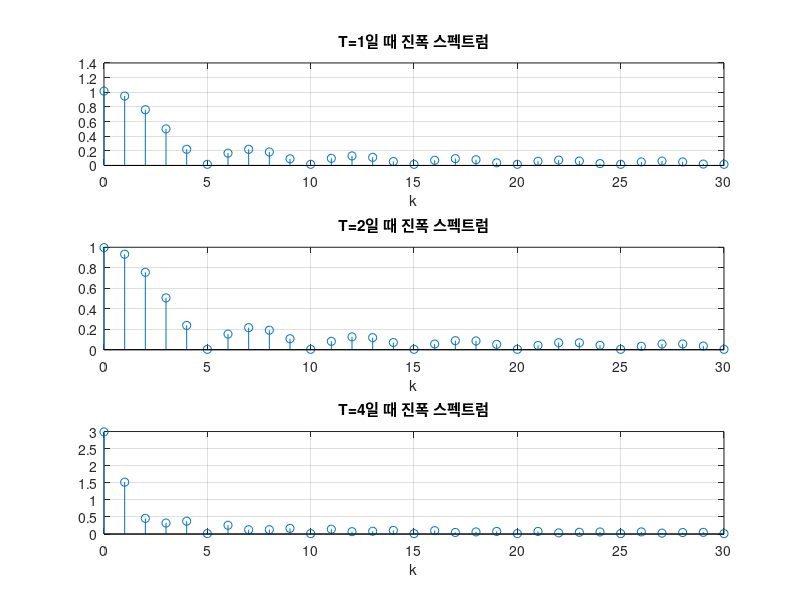

Reproduce this figure in MATLAB.
% Matlab 6-1(a)에 대하여 T=1,2,4의 3개 진폭스펙트럼들을 그리고 그 특성을 비교하시오.

subplot(3,1,1); % 2행 1열 분할 그림 창의 1번 창
T=1; % 신호의 주기 설정
N=256; % 데이터 개수 설정
Ts=T/N % 샘플링 주기 설정
t=Ts*[0:(N-1)]; % 시간축 설정함
xt=5*(t>=0 & t<0.2)+5*(t>=1.8); % 사각 펄스 주기 신호 생성
Xf=(1/N)*fft(xt); %fft로 스펙트럼 계산
k=0:30; % 주파수축 고조파의 차수 설정
stem(k,abs(Xf(1:length(k)))); % 진폭 스펙트럼을 그림
title('T=1일 때 진폭 스펙트럼'); % 그림 제목
xlabel('k'); grid on; % x축 라벨 및 그리드 표시

subplot(3,1,2); % 2행 1열 분할 그림 창의 2번 창
T=2; % 신호의 주기 설정
N=256; % 데이터 개수 설정
Ts=T/N % 샘플링 주기 설정
t=Ts*[0:(N-1)]; % 시간축 설정함
xt=5*(t>=0 & t<0.2)+5*(t>=1.8); % 사각 펄스 주기 신호 생성
Xf=(1/N)*fft(xt); %fft로 스펙트럼 계산
k=0:30; % 주파수축 고조파의 차수 설정
stem(k,abs(Xf(1:length(k)))); % 진폭 스펙트럼을 그림
title('T=2일 때 진폭 스펙트럼'); % 그림 제목
xlabel('k'); grid on; % x축 라벨 및 그리드 표시

subplot(3,1,3); % 2행 1열 분할 그림 창의 3번 창
T=4; % 신호의 주기 설정
N=256; % 데이터 개수 설정
Ts=T/N % 샘플링 주기 설정
t=Ts*[0:(N-1)]; % 시간축 설정함
xt=5*(t>=0 & t<0.2)+5*(t>=1.8); % 사각 펄스 주기 신호 생성
Xf=(1/N)*fft(xt); %fft로 스펙트럼 계산
k=0:30; % 주파수축 고조파의 차수 설정
stem(k,abs(Xf(1:length(k)))); % 진폭 스펙트럼을 그림
title('T=4일 때 진폭 스펙트럼'); % 그림 제목
xlabel('k'); grid on; % x축 라벨 및 그리드 표시

% 크기와 간격의 변화 확인
